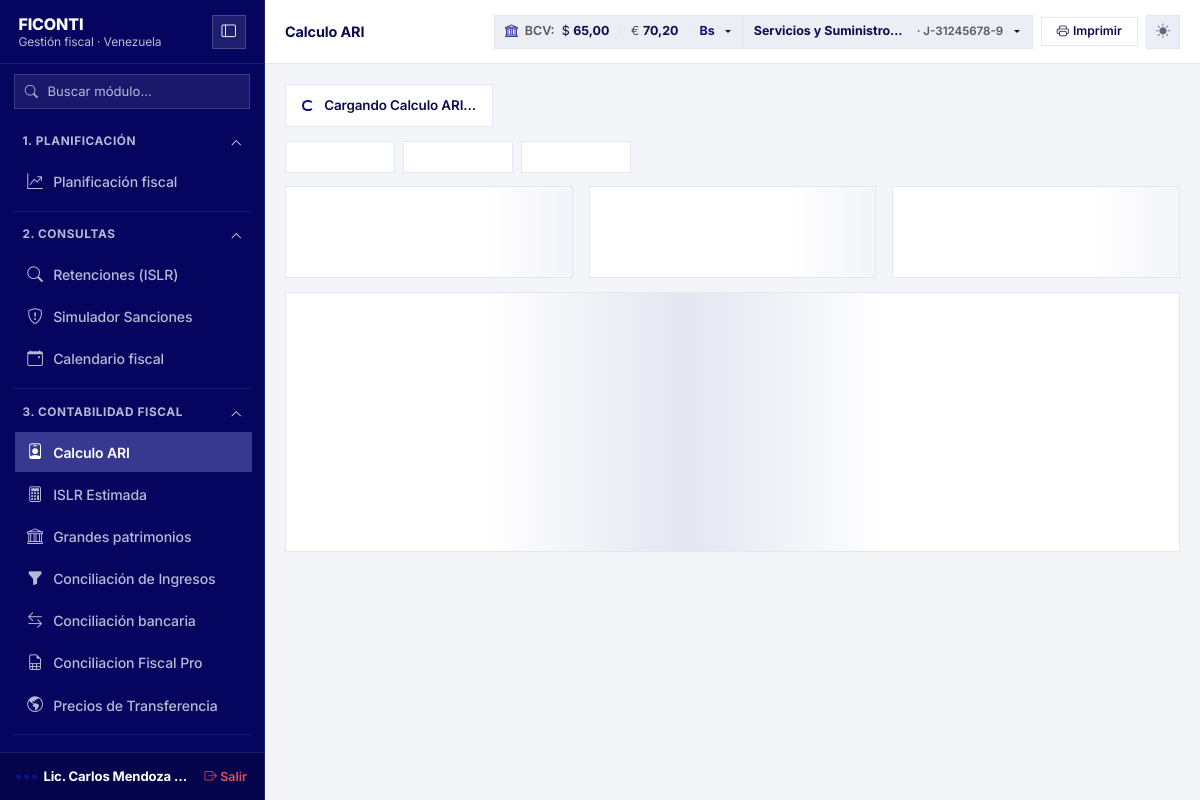
Page /modulo/calculo-ari/ (signed in) on the committed database.
### apps/usuarios/models.py (models this page shows, shortened)
class Usuario(AbstractBaseUser):
    usuario = models.CharField(
        'usuario', max_length=20, unique=True,
        validators=[RegexValidator(USUARIO_REGEX, USUARIO_MENSAJE)],
        help_text='De 4 a 20 letras, números, punto, guion o guion bajo.',
    )
    nombre = models.CharField('nombre completo', max_length=150)
    telefono = models.CharField('teléfono', max_length=20, blank=True)
    email = models.EmailField('correo electrónico', blank=True)
    is_active = models.BooleanField(
        'cuenta habilitada', default=True,
        help_text='Si se desmarca, el usuario no podrá iniciar sesión.',
    )
    uso = models.JSONField('uso de módulos', default=dict, blank=True)
    creado = models.DateTimeField('fecha de registro', default=timezone.now)
    creado_por = models.ForeignKey(
        'superadmin.SuperAdmin', verbose_name='creado por', null=True, blank=True,
        on_delete=models.SET_NULL, related_name='usuarios_creados',
    )
    objects = UsuarioManager()
    USERNAME_FIELD = 'usuario'
    REQUIRED_FIELDS = ['nombre']
    class Meta:
        db_table = 'usuarios'
        verbose_name = 'usuario'
        verbose_name_plural = 'usuarios'
        ordering = ['nombre']
    @property
    def nombre_mostrar(self):
        return self.nombre or self.usuario
    @property
    def suscripcion_activa(self):
        sus = getattr(self, 'suscripcion', None)
        return bool(sus and sus.vigente)
    def registrar_uso(self, codigo):
        uso = dict(self.uso or {})
        uso[codigo] = int(uso.get(codigo, 0)) + 1
        self.uso = uso
        Usuario.objects.filter(pk=self.pk).update(uso=uso)

### apps/empresas/models.py (models this page shows, shortened)
class Empresa(models.Model):
    usuario = models.ForeignKey(
        settings.AUTH_USER_MODEL, on_delete=models.CASCADE, related_name='empresas',
    )
    nombre = models.CharField('razón social', max_length=200)
    rif = models.CharField('RIF', max_length=12, validators=[validar_rif])
    condicion = models.CharField('condición', max_length=40, choices=CONDICIONES, default=SPE)
    moneda = models.CharField('moneda', max_length=3, choices=MONEDAS, default='VES')
    tasa = models.DecimalField('tasa (Bs por 1)', max_digits=18, decimal_places=4, default=0)
    creado = models.DateTimeField(auto_now_add=True)
    class Meta:
        db_table = 'empresas'
        ordering = ['nombre']
        constraints = [
            models.UniqueConstraint(fields=['usuario', 'rif'], name='empresa_rif_unico_por_usuario'),
        ]
    @property
    def es_spe(self):
        return self.condicion == SPE
    @property
    def condicion_corta(self):
        if self.es_spe:
            return 'SPE'
        if 'ordinario' in (self.condicion or '').lower():
            return 'Ordinario'
        return 'Formal'
    @property
    def es_bolivares(self):
        return (self.moneda or 'VES') == 'VES'
    @property
    def moneda_simbolo(self):
        return {
            'VES': 'Bs',
            'USD': 'USD',
            'EUR': 'EUR',
            'COP': 'COP',
            'CNY': 'CNY',
        }.get(self.moneda or 'VES', self.moneda or 'Bs')

### apps/calculo_ari/views.py (the view)
# urls.py: path('', views.IndexView.as_view(), name='index'),
class IndexView(ModuloIndexView):
    codigo = 'ari'

### apps/core/bcv.py (called while the page is built, shortened)
def _load_disk_cache():
    return None

def _enriquecer_cop(data, permitir_red=False):
    if not isinstance(data, dict):
        return dict(DEFAULT_BCV)
    usd = float(data.get('usd') or DEFAULT_BCV['usd'])
    usd_cop = data.get('usd_cop')
    if not usd_cop and permitir_red:
        usd_cop = _fetch_usd_cop()
    usd_cop = float(usd_cop or DEFAULT_USD_COP)
    data['usd_cop'] = round(usd_cop, 4)
    data['cop'] = round(usd / usd_cop, 6) if usd_cop > 0 else 0.0
    data['ves_cop'] = round(usd_cop / usd, 4) if usd > 0 else 0.0
    return data

def obtener_tasas_bcv(forzar=False, permitir_red=True):
    now = time.time()
    if not forzar and _MEM_CACHE['data'] and (now - _MEM_CACHE['timestamp'] < CACHE_TTL_SECONDS):
        return _enriquecer_cop(_MEM_CACHE['data'], permitir_red=False)
    if not _MEM_CACHE['data']:
        disk = _load_disk_cache()
        if disk:
            disk = _enriquecer_cop(disk, permitir_red=False)
            _MEM_CACHE['data'] = disk
            _MEM_CACHE['timestamp'] = now - (CACHE_TTL_SECONDS // 2)
            if not forzar and not permitir_red:
                return disk
    if not permitir_red:
        return _enriquecer_cop(_MEM_CACHE['data'] or dict(DEFAULT_BCV), permitir_red=False)

### apps/core/context_processors.py (called while the page is built)
def sistema(request):
    cfg = getattr(settings, 'TRIBUTOVE', {})
    match = getattr(request, 'resolver_match', None)
    return {
        'SISTEMA_NOMBRE': cfg.get('NOMBRE', 'FICONTI'),
        'SISTEMA_LEMA': cfg.get('LEMA', ''),
        'MENU_MODULOS': menu_agrupado(),
        'MODULOS': MODULOS,
        'MODULOS_RESUMEN': MODULOS_RESUMEN,
        'modulos_resumen': MODULOS_RESUMEN,
        'tasa_bcv': obtener_tasas_bcv(forzar=False, permitir_red=False),
        'url_actual': match.view_name if match else '',
        'namespace_actual': match.namespace if match else '',
    }

### apps/core/mixins.py (called while the page is built)
    def dispatch(self, request, *args, **kwargs):
        if request.user.is_authenticated and not request.user.suscripcion_activa:
            return render_bloqueado(request)
        return super().dispatch(request, *args, **kwargs)

### apps/core/modulos.py (called while the page is built)
def obtener_modulo(codigo):
    return MODULOS_POR_CODIGO.get(codigo)

def menu_agrupado():
    grupos = []
    for m in MODULOS:
        if not grupos or grupos[-1][0] != m.grupo:
            grupos.append((m.grupo, []))
        grupos[-1][1].append(m)
    return grupos

    @property
    def url(self):
        return reverse(f'{self.app}:index')

### templates/modulos/pagina.html (shortened to what this page needs)
{% extends 'layouts/app.html' %}
{% block content %}
<div class="d-flex flex-column w-100 flex-grow-1" style="min-height: 0;">
  <div class="modulo-stage w-100 p-0 m-0 flex-grow-1 d-flex flex-column" style="background-color: var(--tv-bg); min-height: 0; position: relative;">
    <div id="moduloLoaderOverlay" class="modulo-loader-overlay" aria-live="polite">
      <div class="tv-loader-banner">
        <span class="tv-btn-spinner" style="color: var(--tv-primary);"></span>
        <span>Cargando {{ modulo.nombre }}…</span>
      </div>
      <div class="d-flex gap-2">
        <div class="tv-skeleton-box" style="height: 32px; width: 110px;"></div>
        <div class="tv-skeleton-box" style="height: 32px; width: 110px;"></div>
        <div class="tv-skeleton-box" style="height: 32px; width: 110px;"></div>
      </div>
      <div class="row g-3">
        <div class="col-md-4"><div class="tv-skeleton-box" style="height: 92px;"></div></div>
        <div class="col-md-4"><div class="tv-skeleton-box" style="height: 92px;"></div></div>
        <div class="col-md-4"><div class="tv-skeleton-box" style="height: 92px;"></div></div>
      </div>
      <div class="tv-skeleton-box" style="height: 260px;"></div>
    </div>
  </div>
</div>
{% endblock %}

### templates/partials/sidebar.html (shortened to what this page needs)
<aside class="app-sidebar" id="appSidebar">
  <div class="sidebar-user-header">
    <div class="sidebar-user-info">
      <div class="sidebar-user-name">FICONTI</div>
      <div class="sidebar-user-role">Gestión fiscal · Venezuela</div>
    </div>
    <button type="button" class="action-circle-btn ms-auto" id="sidebarCloseBtn" aria-label="Ocultar menú" title="Ocultar menú" style="background: rgba(255,255,255,0.1); color: #ffffff; border-color: rgba(184,185,214,0.25);">
      <i class="bi bi-layout-sidebar"></i>
    </button>
  </div>
  <div class="sidebar-search-box">
    <i class="bi bi-search search-icon"></i>
    <input type="text" id="sidebarSearchInput" placeholder="Buscar módulo..." autocomplete="off" aria-label="Buscar módulo">
  </div>
  <div class="sidebar-scroll" id="sidebarNavScroll">
    <nav class="sidebar-nav" aria-label="Menú principal de 4 secciones">
      {% for grupo, lista_modulos in MENU_MODULOS %}
      <details class="sidebar-menu-group" data-menu-group="{{ forloop.counter }}" open>
        <summary class="sidebar-heading sidebar-dropdown-toggle">
          <span>{{ forloop.counter }}. {{ grupo|upper }}</span>
          <i class="bi bi-chevron-down sidebar-chevron"></i>
        </summary>
        <div class="sidebar-submenu">
          {% for m in lista_modulos %}
            <a class="nav-link {% if request.resolver_match.app_name == m.app %}active{% endif %} {% if not empresas_usuario %}opacity-75{% endif %}"
               href="{{ m.url }}"
               title="{{ m.descripcion }}">
              <i class="bi {{ m.icono }}"></i>
              <span class="text-truncate">{{ m.nombre }}</span>
            </a>
          {% endfor %}
        </div>
      </details>
      {% endfor %}
      <details class="sidebar-menu-group" data-menu-group="4" open>
        <summary class="sidebar-heading sidebar-dropdown-toggle">
          <span>4. CUENTA</span>
          <i class="bi bi-chevron-down sidebar-chevron"></i>
        </summary>
      </details>
    </nav>
  </div>
  <div class="sidebar-footer">
    <div class="brand-badge">
      <div class="brand-dots">
        <span></span><span></span><span></span>
      </div>
      <span class="text-truncate" style="max-width: 145px;">{{ user.nombre_mostrar }}</span>
    </div>
    <form method="post" action="{% url 'usuarios:logout' %}" class="m-0">
      <button type="submit" class="btn btn-link btn-sm p-0 text-decoration-none fw-semibold" style="font-size: 0.78rem; color: #E05252;" title="Cerrar sesión">
        <i class="bi bi-box-arrow-right"></i> Salir
      </button>
    </form>
  </div>
</aside>

### templates/partials/navbar.html (shortened to what this page needs)
{% load humanize %}
<header class="app-navbar">
  <div class="navbar-left d-flex align-items-center gap-2">
    <div class="navbar-breadcrumb d-flex align-items-center gap-2">
      <span class="breadcrumb-item active" style="font-size: 0.9rem;">
        {% if modulo %}
          {{ modulo.nombre }}
        {% elif request.resolver_match.app_name == 'empresas' and request.resolver_match.url_name == 'resumen' %}
          Resumen de empresas
        {% elif request.resolver_match.app_name == 'empresas' %}
          Mis empresas
        {% elif request.resolver_match.app_name == 'usuarios' %}
          Mi cuenta
        {% else %}
          Panel Fiscal
        {% endif %}
      </span>
    </div>
  </div>
  <div class="navbar-actions">
    <div class="nav-pill-group">
    <div class="dropdown nav-bcv-drop">
      <button class="bcv-nav-trigger dropdown-toggle" type="button" data-bs-toggle="dropdown" data-bs-auto-close="outside" aria-expanded="false" aria-label="Tasa Oficial BCV y Moneda">
        <i class="bi bi-bank" style="color: var(--tv-primary);"></i>
        <span class="d-none d-sm-inline text-muted fw-semibold">BCV:</span>
        <span>$ <strong data-bcv-usd>{{ tasa_bcv.usd|floatformat:2 }}</strong></span>
        <span class="bcv-sep d-none d-lg-inline">|</span>
        <span class="d-none d-lg-inline text-muted">€ <strong data-bcv-eur style="color: var(--tv-text);">{{ tasa_bcv.eur|floatformat:2 }}</strong></span>
        {% if empresa_activa %}
          <span class="bcv-sep">·</span>
          <span class="fw-bold" style="color: var(--tv-primary);">{{ empresa_activa.moneda_simbolo }}</span>
        {% endif %}
      </button>
    </div>
    {% if empresa_activa %}
    <div class="dropdown nav-pill-emp">
      <button class="btn btn-sm btn-dash-secondary dropdown-toggle d-flex align-items-center gap-2 py-1 px-2" type="button" data-bs-toggle="dropdown" aria-expanded="false" style="font-size: 0.78rem;">
        <span class="fw-bold text-truncate" style="max-width: 155px;">{{ empresa_activa.nombre }}</span>
        <span class="text-muted d-none d-xl-inline" style="font-size: 0.72rem;">· {{ empresa_activa.rif }}</span>
      </button>
    </div>
    {% else %}
    <a href="{% url 'empresas:lista' %}" class="btn btn-sm btn-dash-primary py-1 px-3" style="font-size: 0.78rem;">
      <i class="bi bi-plus-lg me-1"></i> Registrar Empresa
    </a>
    {% endif %}
    </div>
    <div class="d-none d-md-inline-flex align-items-center gap-2">
      {% if modulo %}
      <button type="button" class="btn btn-sm btn-dash-secondary py-1 px-2.5 d-inline-flex align-items-center gap-1" style="font-size: 0.76rem;"
              onclick="var f=document.getElementById('moduloFrame');if(f&&f.contentWindow){f.contentWindow.postMessage({type:'ux-do-print'},'*');}"
              title="Imprimir reporte formal del módulo">
        <i class="bi bi-printer"></i>
        <span>Imprimir</span>
      </button>
      {% endif %}
      <button type="button" class="action-circle-btn theme-toggle-btn" title="Cambiar tema (Claro / Oscuro)" aria-label="Cambiar tema">
        <i class="bi bi-sun-fill theme-toggle-icon"></i>
      </button>
    </div>
  </div>
</header>

### rows in the picture
Usuario: nombre_mostrar "Lic. Carlos Mendoza…"
Empresa: moneda_simbolo "Bs", nombre "Servicios y Suministro…", rif "J-31245678-9"

### other values in the picture
{{ grupo|upper }} "PLANIFICACIÓN" "CONSULTAS" "CONTABILIDAD FISCAL"
{{ m.nombre }} "Planificación fiscal" "Retenciones (ISLR)" "Simulador Sanciones" "Calendario fiscal" "Calculo ARI" "ISLR Estimada" "Grandes patrimonios" "Conciliación de Ingresos" "Conciliación bancaria" "Conciliacion Fiscal Pro" "Precios de Transferencia"
{{ modulo.nombre }} "Calculo ARI"
{{ tasa_bcv.usd|floatformat:2 }} "65,00"
{{ tasa_bcv.eur|floatformat:2 }} "70,20"
